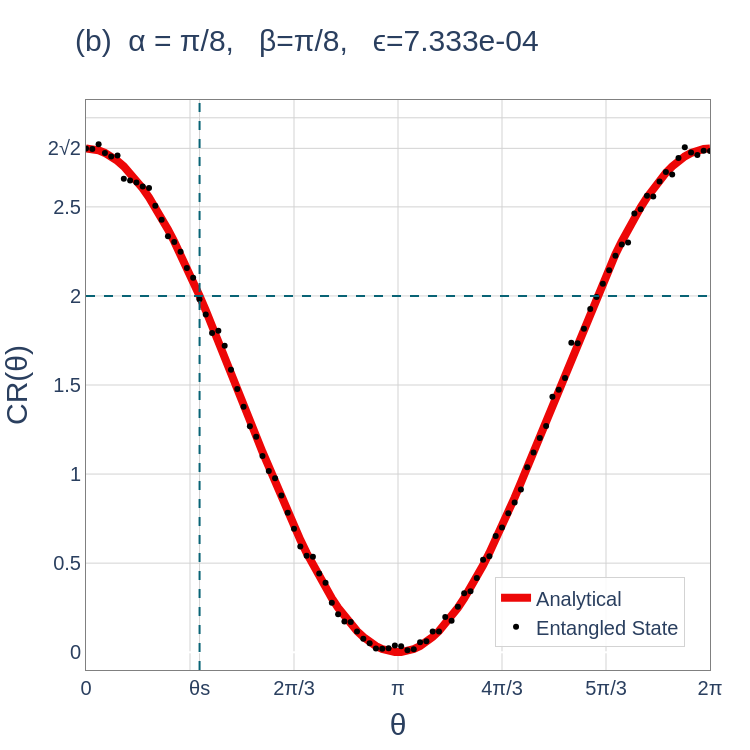

The notebook cell saved with this chart:
### Code cell
ϵ_val = ϵ(y_pred=analytical_CHSH(theta_FSS=θ,Pt=1.0),y_true=chsh_ent)
θs = 0.364*π
fig_b = go.Figure()
##############         LIMITS         ##############
fig_b.add_hline(y=2, line_width=limit_w, line_dash="dash", line_color=line_color)
fig_b.add_vline(x=θs, line_width=limit_w, line_dash="dash", line_color=line_color)

##############         Analytical         ##############
fig_b.add_trace(go.Scatter(
    x=θ, 
    y=analytical_CHSH(theta_FSS=θ,Pt=1.0), 
    mode='lines', 
    name='Analytical',
    line=dict(color=line_c, width=line_w)
))
##############         Experimental         ##############
fig_b.add_trace(go.Scatter(
    x=θ, 
    y=np.abs(chsh_ent), 
    mode='markers', 
    name='Entangled State',
    line=dict(color='black', width=3)
))

##############         LAYOUT         ##############

fig_b.update_layout(
    xaxis=dict(
        title=dict(
            text='θ',
            font=dict(size=axes_label_font_size, family=font_family)
        ), 
        tickfont=dict(size=tick_font_size, family=font_family),                    
        tickmode='array',
        tickvals=[0, np.pi/3, θs, 2*np.pi/3, np.pi, 4*np.pi/3, 5*np.pi/3, 2*np.pi],
        ticktext=['0', '', 'θs', '2π/3', 'π', '4π/3', '5π/3', '2π'],
        range=[0, 2*π],
        showgrid=True, gridcolor='lightgray',zeroline=True,
        showline=True, linewidth=1, linecolor='gray', mirror=True
    ),
    yaxis=dict(
        title=dict(
            text='CR(θ)',  # Update y-axis label as needed
            font=dict(size=axes_label_font_size, family=font_family)
        ),
        tickfont=dict(size=tick_font_size, family=font_family),
        tickmode='array',
        tickvals=[0,0.5,1,1.5,2,2.5,2*np.sqrt(2),3],
        ticktext=['0', '0.5', '1','1.5','2','2.5','2√2',''],
        range=[-0.1,3.1],
        showgrid=True, gridcolor='lightgray',
        showline=True, linewidth=1, linecolor='gray', mirror=True,
    ),
    title=dict(
        text=f"(b)\t\tα = π/8, \t\tβ=π/8, \t\tϵ={ϵ_val:1.3e}",
        font=dict(size=title_fontsize, family=font_family),
        x=0.1, 
        y=0.96
    ),
    autosize=False,
    width=750,
    height=750,
    plot_bgcolor='white',
        paper_bgcolor='white',
        
        # --- NEW LEGEND POSITIONING ---
    legend=dict(
        font=dict(family=font_family, size=legend_font_size),
        yanchor="bottom",
        y=0.04,             # 5% from the bottom
        xanchor="right",
        x=0.96,             # 95% to the right
        bgcolor="rgba(255, 255, 255, 0.85)", # Semi-transparent white background
        bordercolor="lightgray",             # Optional border to frame it cleanly
        borderwidth=1
    ),
    margin=dict(l=80, r=40, t=100, b=80) # Added margin so large labels are not cut off
)

# Display the figure
#fig_b.show()

### Figure 1 — Plotly figure (JSON) as saved in the notebook; plotly's stock layout.template omitted (floating-point values rounded to 4 significant figures)
{"data": [{"line": {"color": "rgb(237, 7, 7)", "width": 8}, "mode": "lines", "name": "Analytical", "type": "scatter", "x": [0.0, 0.06347, 0.1269, 0.1904, 0.2539, 0.3173, 0.3808, 0.4443, 0.5077, 0.5712, 0.6347, 0.6981, 0.7616, 0.8251, 0.8885, 0.952, 1.015, 1.079, 1.142, 1.206, 1.269, 1.333, 1.396, 1.46, 1.523, 1.587, 1.65, 1.714, 1.777, 1.841, 1.904, 1.967, 2.031, 2.094, 2.158, 2.221, 2.285, 2.348, 2.412, 2.475, 2.539, 2.602, 2.666, 2.729, 2.793, 2.856, 2.919, 2.983, 3.046, 3.11, 3.173, 3.237, 3.3, 3.364, 3.427, 3.491, 3.554, 3.618, 3.681, 3.745, 3.808, 3.871, 3.935, 3.998, 4.062, 4.125, 4.189, 4.252, 4.316, 4.379, 4.443, 4.506, 4.57, 4.633, 4.697, 4.76, 4.823, 4.887, 4.95, 5.014, 5.077, 5.141, 5.204, 5.268, 5.331, 5.395, 5.458, 5.522, 5.585, 5.649, 5.712, 5.775, 5.839, 5.902, 5.966, 6.029, 6.093, 6.156, 6.22, 6.283], "y": [2.828, 2.826, 2.817, 2.803, 2.783, 2.758, 2.727, 2.691, 2.65, 2.604, 2.553, 2.498, 2.438, 2.374, 2.306, 2.235, 2.16, 2.082, 2.002, 1.919, 1.834, 1.748, 1.66, 1.571, 1.482, 1.392, 1.302, 1.213, 1.125, 1.037, 0.9517, 0.8678, 0.7862, 0.7071, 0.6309, 0.5578, 0.4881, 0.4222, 0.3603, 0.3026, 0.2494, 0.2008, 0.1572, 0.1186, 0.08529, 0.05729, 0.03475, 0.01776, 0.006404, 0.000712, 0.000712, 0.006404, 0.01776, 0.03475, 0.05729, 0.08529, 0.1186, 0.1572, 0.2008, 0.2494, 0.3026, 0.3603, 0.4222, 0.4881, 0.5578, 0.6309, 0.7071, 0.7862, 0.8678, 0.9517, 1.037, 1.125, 1.213, 1.302, 1.392, 1.482, 1.571, 1.66, 1.748, 1.834, 1.919, 2.002, 2.082, 2.16, 2.235, 2.306, 2.374, 2.438, 2.498, 2.553, 2.604, 2.65, 2.691, 2.727, 2.758, 2.783, 2.803, 2.817, 2.826, 2.828]}, {"line": {"color": "black", "width": 3}, "mode": "markers", "name": "Entangled State", "type": "scatter", "x": [0.0, 0.06347, 0.1269, 0.1904, 0.2539, 0.3173, 0.3808, 0.4443, 0.5077, 0.5712, 0.6347, 0.6981, 0.7616, 0.8251, 0.8885, 0.952, 1.015, 1.079, 1.142, 1.206, 1.269, 1.333, 1.396, 1.46, 1.523, 1.587, 1.65, 1.714, 1.777, 1.841, 1.904, 1.967, 2.031, 2.094, 2.158, 2.221, 2.285, 2.348, 2.412, 2.475, 2.539, 2.602, 2.666, 2.729, 2.793, 2.856, 2.919, 2.983, 3.046, 3.11, 3.173, 3.237, 3.3, 3.364, 3.427, 3.491, 3.554, 3.618, 3.681, 3.745, 3.808, 3.871, 3.935, 3.998, 4.062, 4.125, 4.189, 4.252, 4.316, 4.379, 4.443, 4.506, 4.57, 4.633, 4.697, 4.76, 4.823, 4.887, 4.95, 5.014, 5.077, 5.141, 5.204, 5.268, 5.331, 5.395, 5.458, 5.522, 5.585, 5.649, 5.712, 5.775, 5.839, 5.902, 5.966, 6.029, 6.093, 6.156, 6.22, 6.283], "y": [2.828, 2.825, 2.852, 2.802, 2.782, 2.788, 2.658, 2.648, 2.637, 2.614, 2.606, 2.506, 2.428, 2.336, 2.303, 2.249, 2.157, 2.102, 1.981, 1.896, 1.791, 1.805, 1.72, 1.586, 1.478, 1.378, 1.268, 1.209, 1.101, 1.017, 0.9766, 0.8796, 0.7821, 0.6936, 0.5927, 0.5408, 0.5357, 0.4419, 0.3897, 0.2775, 0.2123, 0.1721, 0.1691, 0.1161, 0.07613, 0.04964, 0.02017, 0.01886, 0.02272, 0.03732, 0.03324, 0.01039, 0.01581, 0.05624, 0.06073, 0.1163, 0.116, 0.197, 0.1759, 0.2557, 0.3314, 0.3422, 0.4162, 0.5189, 0.538, 0.6528, 0.7003, 0.78, 0.841, 0.9139, 1.038, 1.121, 1.202, 1.27, 1.434, 1.473, 1.539, 1.737, 1.734, 1.816, 1.927, 1.994, 2.068, 2.145, 2.226, 2.289, 2.3, 2.463, 2.487, 2.563, 2.558, 2.643, 2.695, 2.682, 2.775, 2.835, 2.806, 2.791, 2.815, 2.814]}], "layout": {"autosize": false, "height": 750, "legend": {"bgcolor": "rgba(255, 255, 255, 0.85)", "bordercolor": "lightgray", "borderwidth": 1, "font": {"family": "Arial", "size": 20}, "x": 0.96, "xanchor": "right", "y": 0.04, "yanchor": "bottom"}, "margin": {"b": 80, "l": 80, "r": 40, "t": 100}, "paper_bgcolor": "white", "plot_bgcolor": "white", "shapes": [{"line": {"color": "rgb(8, 99, 117)", "dash": "dash", "width": 2}, "type": "line", "x0": 0, "x1": 1, "xref": "x domain", "y0": 2, "y1": 2, "yref": "y"}, {"line": {"color": "rgb(8, 99, 117)", "dash": "dash", "width": 2}, "type": "line", "x0": 1.144, "x1": 1.144, "xref": "x", "y0": 0, "y1": 1, "yref": "y domain"}], "title": {"font": {"family": "Arial", "size": 30}, "text": "(b)\t\tα = π/8, \t\tβ=π/8, \t\tϵ=7.333e-04", "x": 0.1, "y": 0.96}, "width": 750, "xaxis": {"gridcolor": "lightgray", "linecolor": "gray", "linewidth": 1, "mirror": true, "range": [0, 6.283], "showgrid": true, "showline": true, "tickfont": {"family": "Arial", "size": 20}, "tickmode": "array", "ticktext": ["0", "", "θs", "2π/3", "π", "4π/3", "5π/3", "2π"], "tickvals": [0, 1.047, 1.144, 2.094, 3.142, 4.189, 5.236, 6.283], "title": {"font": {"family": "Arial", "size": 30}, "text": "θ"}, "zeroline": true}, "yaxis": {"gridcolor": "lightgray", "linecolor": "gray", "linewidth": 1, "mirror": true, "range": [-0.1, 3.1], "showgrid": true, "showline": true, "tickfont": {"family": "Arial", "size": 20}, "tickmode": "array", "ticktext": ["0", "0.5", "1", "1.5", "2", "2.5", "2√2", ""], "tickvals": [0, 0.5, 1, 1.5, 2, 2.5, 2.828, 3], "title": {"font": {"family": "Arial", "size": 30}, "text": "CR(θ)"}}}}
